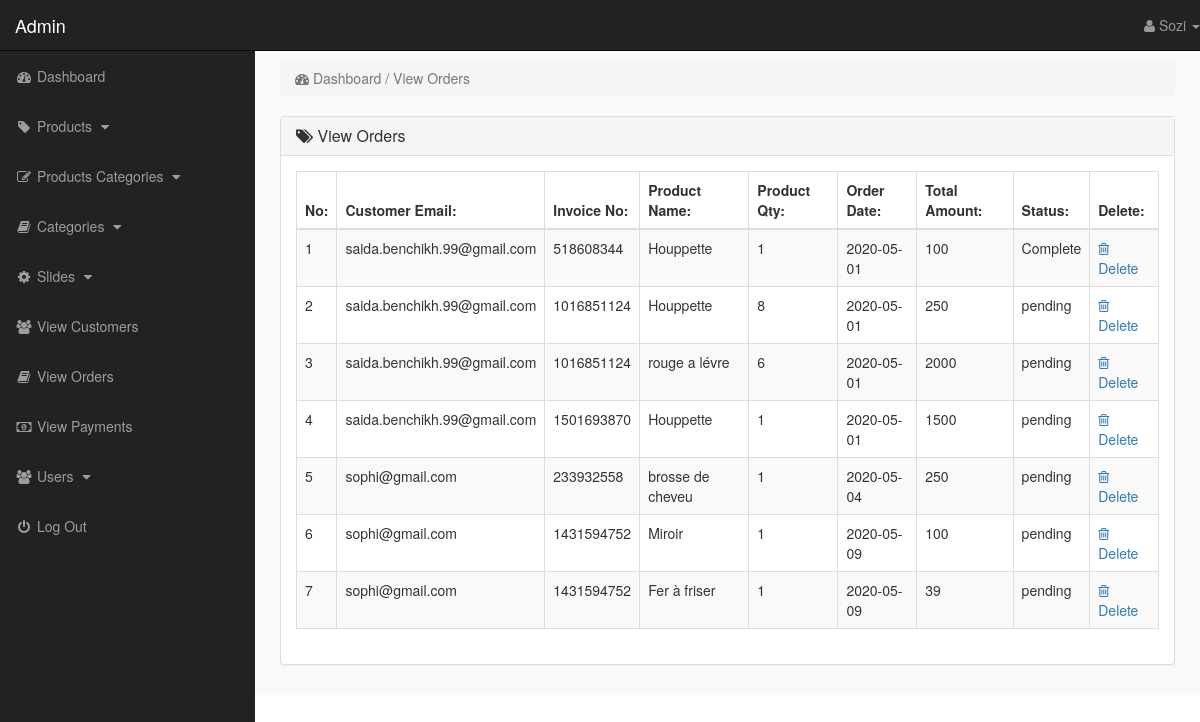
/admin_area/index.php?view_orders (signed in), run on the app's committed database.
### tables this page shows
CREATE TABLE `pending_orders` (
  `order_id` int(10) NOT NULL,
  `customer_id` int(10) NOT NULL,
  `invoice_no` int(10) NOT NULL,
  `product_id` int(100) NOT NULL,
  `qty` int(10) NOT NULL,
  `order_status` text NOT NULL
);

CREATE TABLE `customers` (
  `customer_id` int(10) NOT NULL,
  `customer_name` varchar(255) NOT NULL,
  `customer_email` varchar(255) NOT NULL,
  `customer_pass` varchar(255) NOT NULL,
  `customer_country` text NOT NULL,
  `customer_city` text NOT NULL,
  `customer_contact` varchar(255) NOT NULL,
  `customer_address` varchar(255) NOT NULL,
  `customer_image` text NOT NULL,
  `customer_ip` varchar(100) NOT NULL
);

CREATE TABLE `products` (
  `product_id` int(10) NOT NULL,
  `p_cat_id` int(10) NOT NULL,
  `cat_id` int(10) NOT NULL,
  `date` timestamp NOT NULL DEFAULT current_timestamp() ON UPDATE current_timestamp(),
  `product_title` text NOT NULL,
  `product_img1` text NOT NULL,
  `product_img2` text NOT NULL,
  `product_img3` text NOT NULL,
  `product_price` int(10) NOT NULL,
  `product_keywords` text NOT NULL,
  `product_desc` text NOT NULL
);

CREATE TABLE `customer_orders` (
  `order_id` int(10) NOT NULL,
  `customer_id` int(10) NOT NULL,
  `due_amount` int(100) NOT NULL,
  `invoice_no` int(100) NOT NULL,
  `qty` int(100) NOT NULL,
  `order_date` date NOT NULL,
  `order_status` text NOT NULL
);

### admin_area/view_orders.php (the view)
<?php
    if(!isset($_SESSION['admin_email'])){
        echo "<script>window.open('login.php','_self')</script>";
    }else{
?>
<div class="row">
    <div class="col-lg-12">
        <ol class="breadcrumb">
            <li class="active">
                <i class="fa fa-dashboard"></i> Dashboard / View Orders
            </li>
        </ol>
    </div>
</div>
<div class="row">
    <div class="col-lg-12">
        <div class="panel panel-default">
            <div class="panel-heading">
               <h3 class="panel-title">
                   <i class="fa fa-tags"></i>  View Orders
               </h3>
            </div>
            <div class="panel-body">
                <div class="table-responsive">
                    <table class="table table-striped table-bordered table-hover">
                        <thead>
                            <tr>
                                <th> No: </th>
                                <th> Customer Email: </th>
                                <th> Invoice No: </th>
                                <th> Product Name: </th>
                                <th> Product Qty: </th>
                                <th> Order Date: </th>
                                <th> Total Amount: </th>
                                <th> Status: </th>
                                <th> Delete: </th>
                            </tr>
                        </thead>
                        <tbody>
                            <?php
                                $i=0;
                                $get_orders = "select * from pending_orders";
                                $run_orders = mysqli_query($con,$get_orders);
                                while($row_order=mysqli_fetch_array($run_orders)){
                                    $order_id = $row_order['order_id'];
                                    $c_id = $row_order['customer_id'];
                                    $invoice_no = $row_order['invoice_no'];
                                    $product_id = $row_order['product_id'];
                                    $qty = $row_order['qty'];
                                    $order_status = $row_order['order_status'];
                                    $get_products = "select * from products where product_id='$product_id'";
                                    $run_products = mysqli_query($con,$get_products);
                                    $row_products = mysqli_fetch_array($run_products);
                                    $product_title = $row_products['product_title'];
                                    $get_customer = "select * from customers where customer_id='$c_id'";
                                    $run_customer = mysqli_query($con,$get_customer);
                                    $row_customer = mysqli_fetch_array($run_customer);
                                    $customer_email = $row_customer['customer_email'];
                                    $get_c_order = "select * from customer_orders where order_id='$order_id'";
                                    $run_c_order = mysqli_query($con,$get_c_order);
                                    $row_c_order = mysqli_fetch_array($run_c_order);
                                    $order_date = $row_c_order['order_date'];
                                    $order_amount = $row_c_order['due_amount'];
                                    $i++;
                            ?>
                            <tr>
                                <td> <?php echo $i; ?> </td>
                                <td> <?php echo $customer_email; ?> </td>
                                <td> <?php echo $invoice_no; ?></td>
                                <td> <?php echo $product_title; ?> </td>
                                <td> <?php echo $qty; ?></td>
                                <td> <?php echo $order_date; ?> </td>
                                <td> <?php echo $order_amount; ?> </td>
                                <td>
                                    <?php
                                        if($order_status=='pending'){
                                            echo $order_status='pending';
                                        }else{
                                            echo $order_status='Complete';
                                        }
                                    ?>
                                </td>
                                <td>
                                     <a href="index.php?delete_order=<?php echo $order_id; ?>">
                                        <i class="fa fa-trash-o"></i> Delete
                                     </a>
                                </td>
                            </tr>
                            <?php } ?>
                        </tbody>
                    </table>
                </div>
            </div>
        </div>
    </div>
</div>
<?php } ?>

### admin_area/includes/sidebar.php (shortened to what this page needs)
<?php
    if(!isset($_SESSION['admin_email'])){
        echo "<script>window.open('login.php','_self')</script>";
    }else{
?>
<nav class="navbar navbar-inverse navbar-fixed-top">
    <div class="navbar-header">
        <a href="index.php?dashboard" class="navbar-brand">Admin</a>
    </div>
    <ul class="nav navbar-right top-nav">
        <li class="dropdown">
            <a href="#" class="dropdown-toggle" data-toggle="dropdown">
                <i class="fa fa-user"></i> <?php echo $admin_name;  ?> <b class="caret"></b>
            </a>
        </li>
    </ul>
    <div class="collapse navbar-collapse navbar-ex1-collapse">
        <ul class="nav navbar-nav side-nav">
            <li>
                <a href="index.php?dashboard">
                        <i class="fa fa-fw fa-dashboard"></i> Dashboard
                </a>
            </li>
            <li>
                <a href="#" data-toggle="collapse" data-target="#products">
                        <i class="fa fa-fw fa-tag"></i> Products
                        <i class="fa fa-fw fa-caret-down"></i>
                </a>
            </li>
            <li>
                <a href="#" data-toggle="collapse" data-target="#p_cat">
                        <i class="fa fa-fw fa-edit"></i> Products Categories
                        <i class="fa fa-fw fa-caret-down"></i>
                </a>
            </li>
            <li>
                <a href="#" data-toggle="collapse" data-target="#cat">
                        <i class="fa fa-fw fa-book"></i> Categories
                        <i class="fa fa-fw fa-caret-down"></i>
                </a>
            </li>
            <li>
                <a href="#" data-toggle="collapse" data-target="#slides">
                        <i class="fa fa-fw fa-gear"></i> Slides
                        <i class="fa fa-fw fa-caret-down"></i>
                </a>
            </li>
            <li>
                <a href="index.php?view_customers">
                    <i class="fa fa-fw fa-users"></i> View Customers
                </a>
            </li>
            <li>
                <a href="index.php?view_orders">
                    <i class="fa fa-fw fa-book"></i> View Orders
                </a>
            </li>
            <li>
                <a href="index.php?view_payments">
                    <i class="fa fa-fw fa-money"></i> View Payments
                </a>
            </li>
            <li>
                <a href="#" data-toggle="collapse" data-target="#users">
                        <i class="fa fa-fw fa-users"></i> Users
                        <i class="fa fa-fw fa-caret-down"></i>
                </a>
            </li>
            <li>
                <a href="logout.php">
                    <i class="fa fa-fw fa-power-off"></i> Log Out
                </a>
            </li>
        </ul>
    </div>
</nav>
<?php } ?>

### admin_area/css/style.css (style rules this page uses)
body { margin-top: 100px; }
@media (min-width: 768px) { body { margin-top: 50px; } }
.top-nav>li { float: left; display: inline-block; }
.top-nav>li>a { color: #999999; line-height: 20px; padding-top: 15px; padding-bottom: 15px; }
@media (min-width: 768px) { .side-nav { position: fixed; top: 51px; bottom: 0; width: 255px; overflow-y: auto; overflow-x: hidden; background-color: #222222; padding-bottom: 40px; border-radius: 0; } }
@media (min-width: 768px) { .side-nav>li>a { width: 255px; } }
.panel-body { border-radius: 5px; }

### data on the page
pending_orders: customer.customer_email "saida.benchikh.99@gmail.com", invoice_no "518608344", product.product_title "Houppette", qty "1", customer_orders.order_date "2020-05-01", customer_orders.due_amount "100"
pending_orders: customer.customer_email "saida.benchikh.99@gmail.com", invoice_no "1016851124", product.product_title "Houppette", qty "8", customer_orders.order_date "2020-05-01", customer_orders.due_amount "250"
pending_orders: customer.customer_email "saida.benchikh.99@gmail.com", invoice_no "1016851124", product.product_title "rouge a lévre", qty "6", customer_orders.order_date "2020-05-01", customer_orders.due_amount "2000"
pending_orders: customer.customer_email "saida.benchikh.99@gmail.com", invoice_no "1501693870", product.product_title "Houppette", qty "1", customer_orders.order_date "2020-05-01", customer_orders.due_amount "1500"
pending_orders: customer.customer_email "sophi@gmail.com", invoice_no "233932558", product.product_title "brosse de cheveu", qty "1", customer_orders.order_date "2020-05-04", customer_orders.due_amount "250"
pending_orders: customer.customer_email "sophi@gmail.com", invoice_no "1431594752", product.product_title "Miroir", qty "1", customer_orders.order_date "2020-05-09", customer_orders.due_amount "100"
pending_orders: customer.customer_email "sophi@gmail.com", invoice_no "1431594752", product.product_title "Fer à friser", qty "1", customer_orders.order_date "2020-05-09", customer_orders.due_amount "39"

### other printed values
$admin_name "Sozi"
